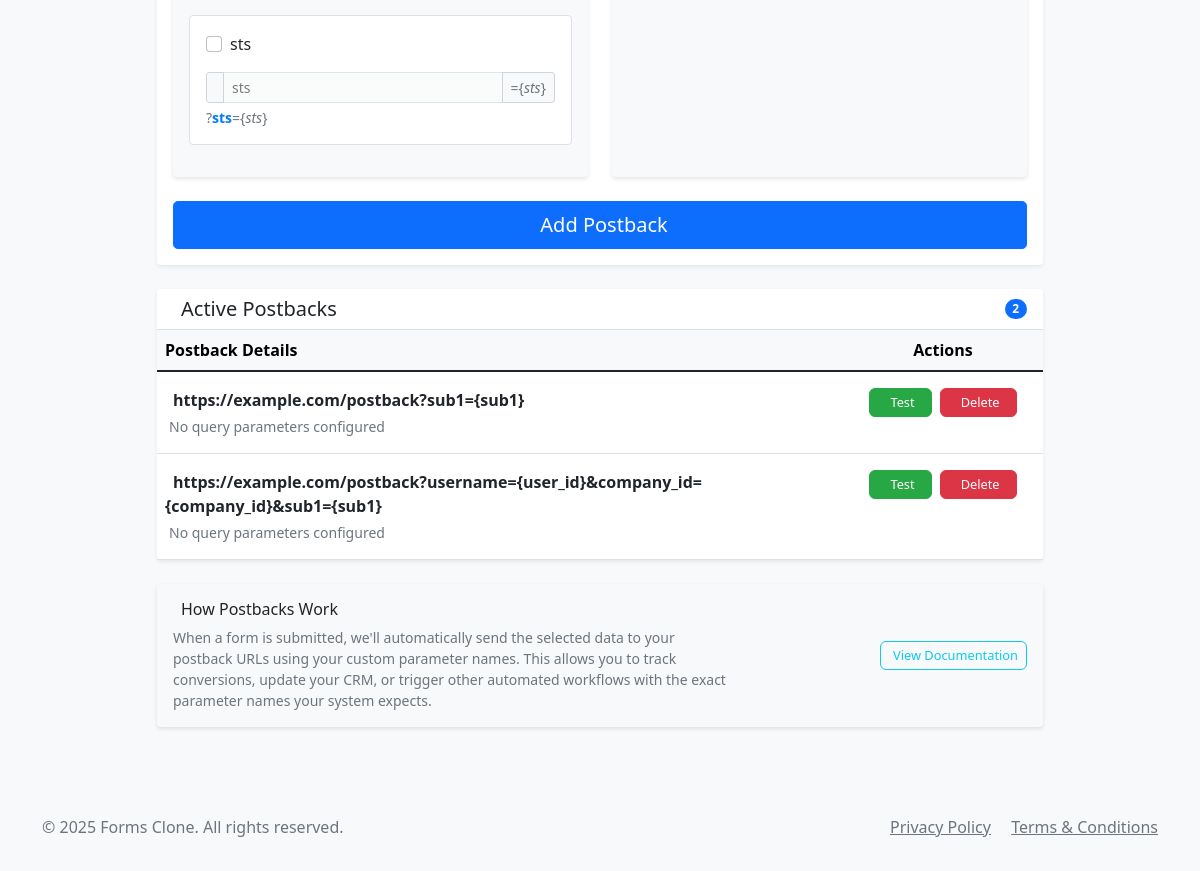
/postbacks (signed in, lower part), run on an earlier commit of the app's database.
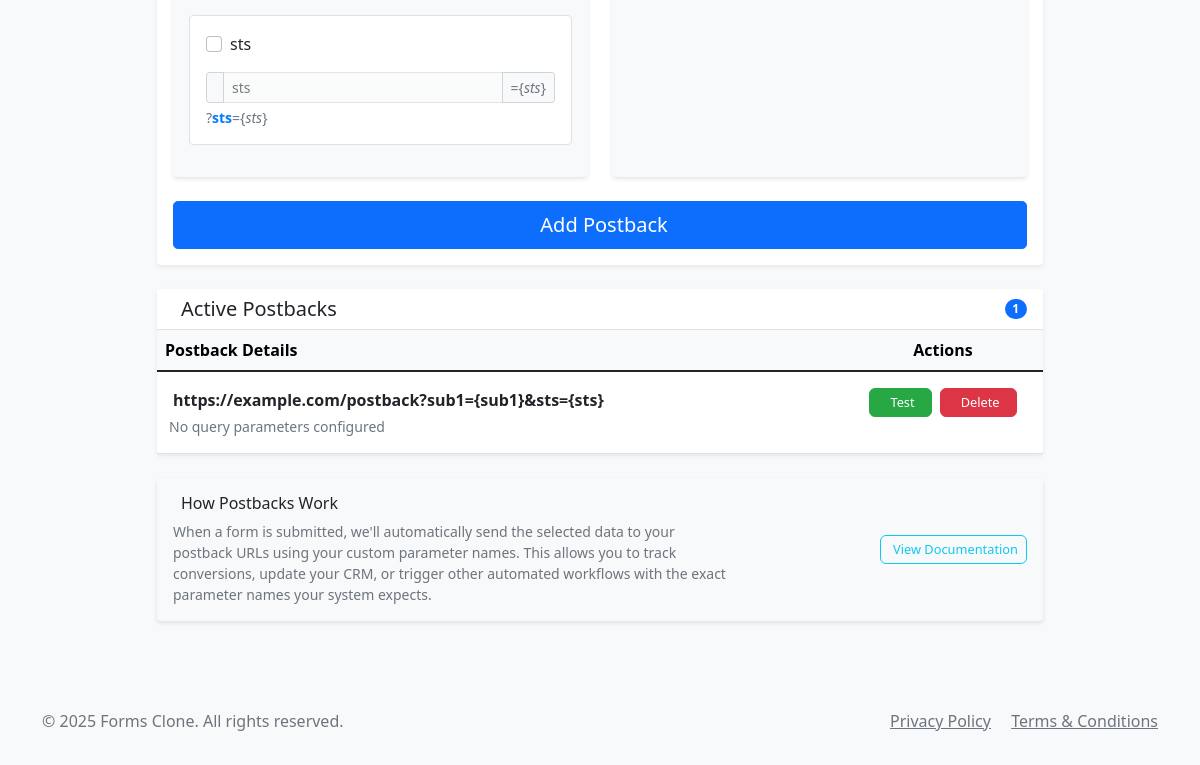
And on a later commit of the database.
### app.py (models this page shows)
class Postback(db.Model):
    id = db.Column(db.Integer, primary_key=True)
    url = db.Column(db.String(500), nullable=False)
    user_id = db.Column(db.Integer, db.ForeignKey('user.id'), nullable=False)
    created_at = db.Column(db.DateTime, default=datetime.utcnow)

### app.py (the view, shortened to what this page needs)
@app.route('/postbacks', methods=['GET', 'POST'])
@login_required
def manage_postbacks():
    postbacks = Postback.query.filter_by(user_id=current_user.id).all()
    return render_template('manage_postbacks.html', postbacks=postbacks)

### app.py (called while the page is built)
@app.context_processor
def inject_now():
    return {'now': datetime.now()}

@app.context_processor
def inject_csrf_token():
    return {'csrf_token': lambda: 'dummy_token'}

@login_manager.user_loader
def load_user(user_id):
    return User.query.get(int(user_id))

### templates/manage_postbacks.html (shortened to what the changed rows need)
{% extends "base.html" %}
{% block content %}
<div class="container-fluid px-4 py-4">
    <div class="row justify-content-center">
        <div class="col-xl-10 col-lg-11">
            <div class="card border-0 shadow-sm mb-4">
                <div class="card-body">
                    <form method="POST" class="needs-validation" novalidate>
                        <div class="mb-4">
                            <div class="row g-4">
                                <div class="col-lg-6">
                                    <div class="card bg-light border-0 h-100">
                                        <div class="card-body py-3">
                                            {% for field, label, default_param in [
                                                ('form_id', 'Form ID', 'form_id'),
                                                ('id', 'Response ID', 'response_id'),
                                                ('submitted_at', 'Submission Time', 'submitted_at'),
                                                ('user_id', 'User ID', 'username'),
                                                ('company_id', 'Company ID', 'company_id'),
                                                ('form_score', 'Form Score', 'form_score'),
                                                ('sub1','sub1','sub1'),
                                                 ('sts','sts','sts')
                                            ] %}
                                            <div class="parameter-row mb-3 p-3 border rounded bg-white">
                                                <div class="row align-items-center">
                                                    <div class="col-12 mb-2">
                                                        <div class="form-check">
                                                            <input class="form-check-input parameter-checkbox"
                                                                   type="checkbox"
                                                                   name="include_{{ field }}"
                                                                   id="include_{{ field }}"
                                                                   data-field="{{ field }}">
                                                            <label class="form-check-label fw-semibold" for="include_{{ field }}">
                                                                {{ label }}
                                                            </label>
                                                        </div>
                                                    </div>
                                                    <div class="col-12">
                                                        <div class="input-group input-group-sm">
                                                            <span class="input-group-text bg-light">
                                                            </span>
                                                            <input type="text"
                                                                   class="form-control parameter-name-input"
                                                                   name="param_name_{{ field }}"
                                                                   id="param_name_{{ field }}"
                                                                   placeholder="{{ default_param }}"
                                                                   value="{{ default_param }}"
                                                                   disabled>
                                                            <span class="input-group-text bg-light small text-muted">
                                                                ={<span class="field-name">{{ field }}</span>}
                                                            </span>
                                                        </div>
                                                        <div class="form-text small mt-1">
                                                            ?<span class="param-preview">{{ default_param }}</span>={<span class="field-name">{{ field }}</span>}
                                                        </div>
                                                    </div>
                                                </div>
                                            </div>
                                        </div>
                                    </div>
                                </div>
                            </div>
                        </div>
                    </form>
                </div>
            </div>
            <div class="card border-0 shadow-sm">
                <div class="card-header bg-white border-bottom">
                    <div class="d-flex justify-content-between align-items-center">
                        <h5 class="card-title mb-0">
                            Active Postbacks
                        </h5>
                        {% if postbacks %}
                        <span class="badge bg-primary rounded-pill">{{ postbacks|length }}</span>
                        {% endif %}
                    </div>
                </div>
                <div class="card-body p-0">
                    {% if postbacks %}
                        <div class="table-responsive">
                            <table class="table table-hover mb-0">
                                <thead class="table-light">
                                    <tr>
                                        <th class="border-0 fw-semibold">Postback Details</th>
                                        <th class="border-0 fw-semibold text-center" width="200">Actions</th>
                                    </tr>
                                </thead>
                                <tbody>
                                    {% for pb in postbacks %}
                                    <tr>
                                        <td class="py-3">
                                            <div class="d-flex flex-column">
                                                <div class="mb-1">
                                                    <strong class="text-dark">{{ pb.url }}</strong>
                                                </div>
                                                {% if pb.query_params %}
                                                <div class="small text-muted">
                                                    <i class="fas fa-code me-1"></i>
                                                    Parameters: <code class="bg-light px-2 py-1 rounded">?{{ pb.query_params }}</code>
                                                </div>
                                                {% else %}
                                                <div class="small text-muted">
                                                    No query parameters configured
                                                </div>
                                                {% endif %}
                                            </div>
                                        </td>
                                        <td class="text-center py-3">
                                            <div class="d-flex gap-2 justify-content-center">
                                                <a href="/postback_tester?postback_id={{ pb.id }}"
                                                   class="btn btn-success btn-sm px-3"
                                                   data-bs-toggle="tooltip"
                                                   title="Send a test request to verify this postback URL is working">
                                                    Test
                                                </a>
                                                <form method="POST"
                                                      action="{{ url_for('delete_postback', postback_id=pb.id) }}"
                                                      onsubmit="return confirm('Are you sure you want to permanently delete this postback URL?');"
                                                      class="d-inline">
                                                    <button type="submit"
                                                            class="btn btn-danger btn-sm px-3"
                                                            data-bs-toggle="tooltip"
                                                            title="Permanently remove this postback URL">
                                                        Delete
                                                    </button>
                                                </form>
                                            </div>
                                        </td>
                                    </tr>
                                    {% endfor %}
                                </tbody>
                            </table>
                        </div>
                    {% endif %}
                </div>
            </div>
        </div>
    </div>
</div>
{% endblock %}

What changed in the data, as far as the page shows it:
removed Postback: url "https://example.com/postback?sub1={sub1}"
removed Postback: url "https://example.com/postback?username={user_id}&company_id={company_id}&sub1={sub1}"
added Postback: url "https://example.com/postback?sub1={sub1}&sts={sts}"
Also different on the page:
{{ postbacks|length }}: "2" → "1"
